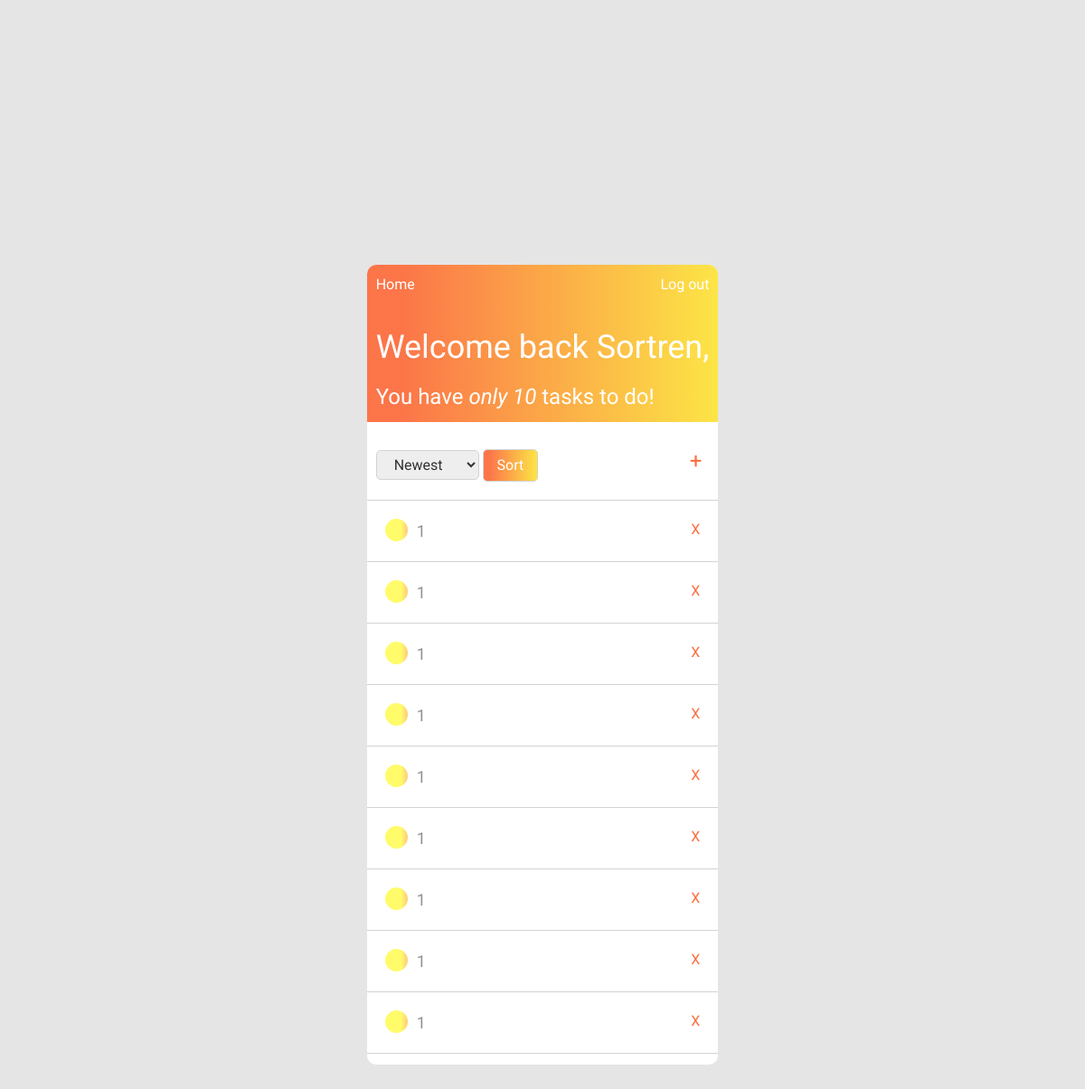
Screenshot of / (signed in) with the database file from the repository.
### to_do/models.py (models this page shows, shortened)
class Task(models.Model):
    class Priority(models.IntegerChoices):
        LOW = 1
        MEDIUM = 2
        HIGH = 3
    title = models.CharField(max_length=100)
    content = models.TextField()
    date_posted = models.DateTimeField(default=timezone.now)
    finished = models.BooleanField(default=False)
    updated = models.BooleanField(default=False)
    priority = models.IntegerField(default=1, choices=Priority.choices)
    deadline = models.DateTimeField(default=timezone.now)
    """
    Author is a foreign key in a Task's table, because the containing user's id is being taken from the User's table
    to create a relation between them. Now each task has a field called "author" filled with an id of the user
    who created this task.
    """
    author = models.ForeignKey(User, on_delete=models.CASCADE)

### to_do/views.py (the view)
# urls.py: 2. Add a URL to urlpatterns:  path('', views.home, name='home')
@login_required(login_url='login')
def home(request):
    sort_form = OrderTasks()
    """
    Defaultly, the tasks are being sorted by newest descendingly and pushing
    finished tasks to the bottom of the stack
    """
    tasks = Task.objects.filter(
        author=request.user).order_by('finished', '-id')
    if request.method == 'POST':
        sort_form = OrderTasks(request.POST)
        try:
            sort_form_value = sort_form['method'].value()
        except KeyError as e:
            pass
        if sort_form_value == 'priority':
            tasks = Task.objects.filter(
                author=request.user).order_by('finished', '-priority')
        elif sort_form_value == 'deadline':
            tasks = Task.objects.filter(
                author=request.user).order_by('finished', 'deadline')
    else:  # if request.method == 'GET'
        tasks = Task.objects.filter(
            author=request.user).order_by('finished', '-id')
    context = {
        'tasks': tasks,
        'incomplete': Task.objects.filter(author=request.user, finished=False).count(),
        'form': sort_form
    }
    return render(request, 'to_do/home.html', context)

### to_do/forms.py
class OrderTasks(forms.Form):
    METHOD_CHOICE = [
        ('newest', 'Newest'),
        ('deadline', 'Deadline'),
        ('priority', 'Priority'),
    ]
    method = forms.CharField(
        label="", widget=forms.Select(attrs={'class': 'drop-down'}, choices=METHOD_CHOICE))

### to_do/templates/to_do/home.html (shortened to what this page needs)
{%extends "to_do/base_home.html"%}
{% block header%}
  <span class="welcome">Welcome back <a href = "{% url 'profile' %} " class = "username">{{ user.username }},</a></span>
{% endblock header%}
{% block tasks-to-do %}
  <span class="incomplete">
    You have
    {% if not incomplete %}
      <i>nothing</i>
    {% else %}
      <i>only {{ incomplete }}</i>
    {% endif %}
    {% if incomplete > 1%}
      tasks
    {%elif incomplete == 1%}
      task
    {%endif%}
      to do!
  </span>
{% endblock tasks-to-do %}
{% block mid-panel %}
  <div class="sort">
    <form method="POST">
      {{form}}
      <button class = "button" type="submit">Sort</button>
    </form>
  </div>
  <div class="add">
      <a href = "{% url 'add-task' %}" class = "add-task">+</a>
  </div>
{% endblock mid-panel %}
{%block tasks%}
<div class = "tasks-container overflow">
  {% for task in tasks %}
    <div class="task">
      <div class="content">
        {% if task.finished %}
          <span class="dot grey"></span>
          <a href="{% url 'update-task' task.id %}" class="task-title"><s>{{ task.title }}</s></a>
        {% elif task.priority == 1 %}
        <span class="dot yellow"></span>
        {% elif task.priority == 2 %}
          <span class="dot green"></span>
        {% elif task.priority == 3 %}
          <span class="dot red"></span>
        {% endif %}
        {% if not task.finished %}
          <a href="{% url 'update-task' task.id %}" class="task-title">{{ task.title }} {% if task.updated %} (updated) {% endif %}</a>
        {% endif %}
      </div>
      <a href="{% url 'delete-task' task.id %}" class="delete-task">X</a>
    </div>
  {%endfor%}
</div>
{%endblock tasks%}

### to_do/static/to_do/home.css (style rules this page uses)
* { margin: 0; padding: 0; box-sizing: border-box; font-family: "Roboto", sans-serif; }
body { background-color: #e5e5e5; }
.welcome { font-size: 36px; }
.welcome a { color: white; text-decoration: none; }
.incomplete { font-size: 24px; }
.drop-down { padding: 5px 15px 5px 15px; color: #333333; background-color: #eeeeee; border: 0.5px solid lightgrey; border-radius: 5px; cursor: pointer; }
.sort { display: flex; align-items: center; gap: 20px; padding: 30px 10px 20px 10px; }
.button, .button:focus { outline: none; text-decoration: none; border: 0.5px solid lightgrey; cursor: pointer; border-radius: 5px; color: white; padding: 5px 15px 5px 15px; background: rgb(251, 110, 63); background: linear-gradient( 90deg, rgba(251, 110, 63, 0.9500175070028011) 10%, rgba(252, 229, 70, 1) 100% ); }
.add-task:hover, .add-task { padding-right: 18px; font-size: 24px; color: rgb(251, 110, 63); text-decoration: none; color: linear-gradient( 90deg, rgba(251, 110, 63, 0.9500175070028011) 10%, rgba(252, 229, 70, 1) 100% ); }
.overflow { overflow-y: scroll; }
.tasks-container { display: flex; flex-direction: column; flex: 1; }
.task { border-bottom: 0.5px solid lightgrey; display: flex; justify-content: space-between; padding: 20px; }
.content { display: flex; gap: 10px; }
.content a { color: rgb(145, 145, 145); font-size: 18px; }
.delete-task, .delete-task:hover { color: rgb(251, 110, 63); color: linear-gradient( 90deg, rgba(251, 110, 63, 0.9500175070028011) 10%, rgba(252, 229, 70, 1) 100% ); }
.dot { height: 25px; width: 25px; border-radius: 50%; }
.yellow { background: rgb(255, 251, 95); background: linear-gradient( 90deg, rgba(255, 251, 95, 0.9332107843137255) 70%, rgba(255, 197, 110, 0.9192051820728291) 100% ); }

### rows the page displays
Task: finished False (drawn), title "1"
Task: finished False (drawn), title "1"
Task: finished False (drawn), title "1"
Task: finished False (drawn), title "1"
Task: finished False (drawn), title "1"
Task: finished False (drawn), title "1"
Task: finished False (drawn), title "1"
Task: finished False (drawn), title "1"
Task: finished False (drawn), title "1"

### other values shown
{{ user.username }} "Sortren"
{{ incomplete }} "10"
